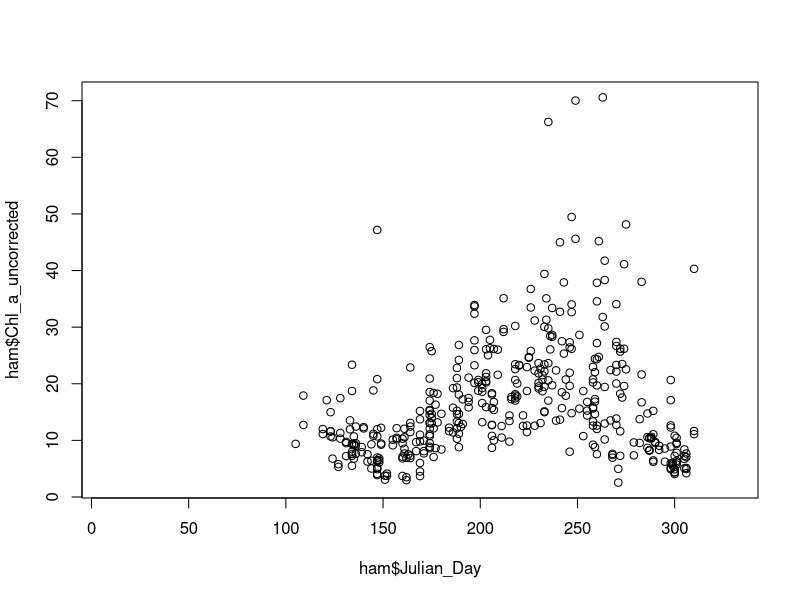
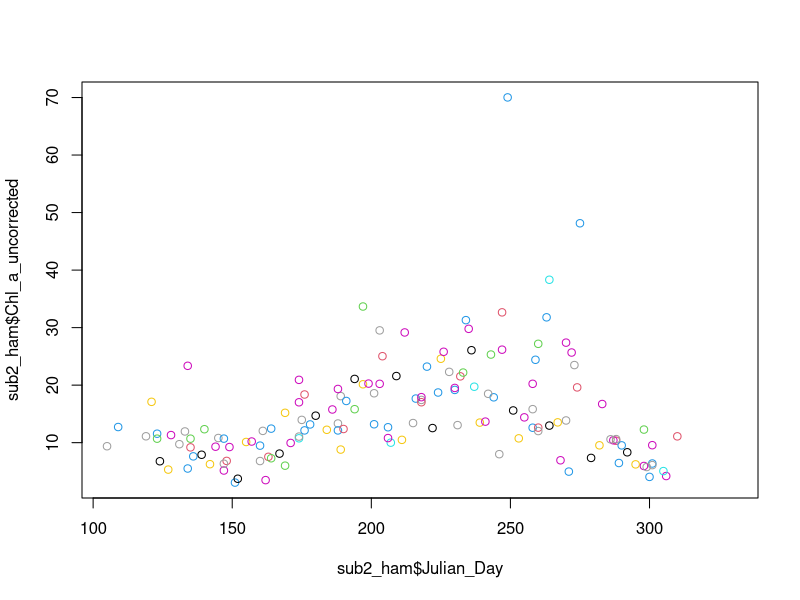
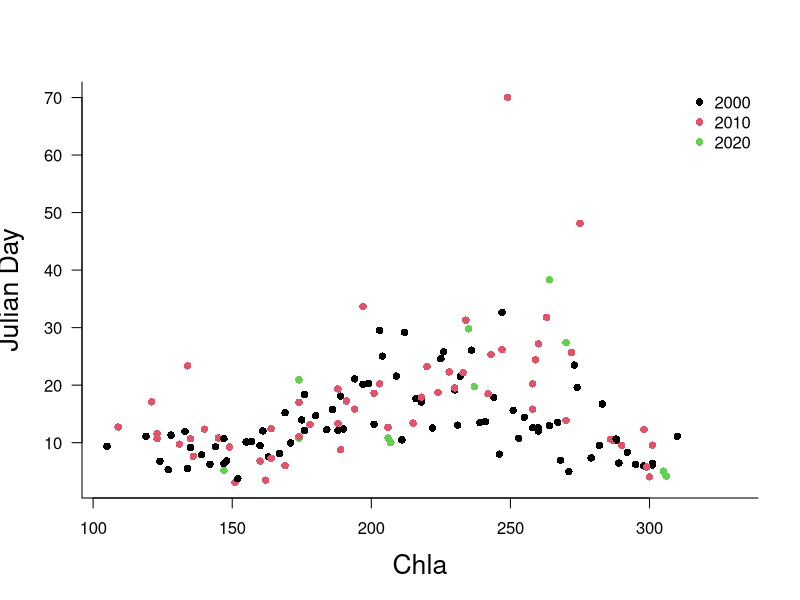
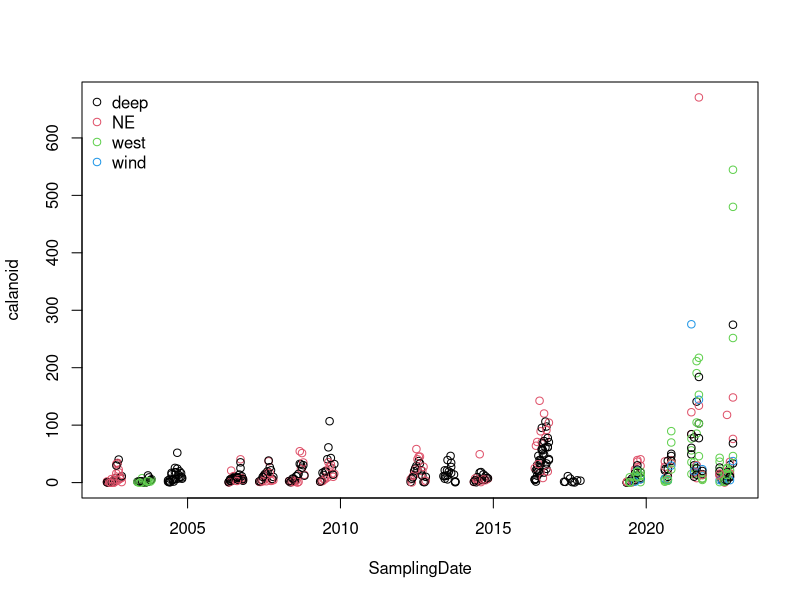
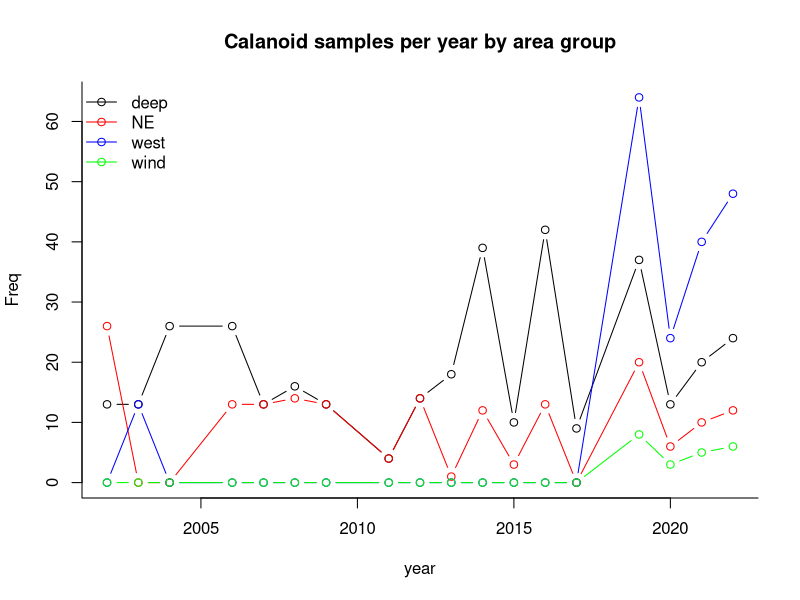
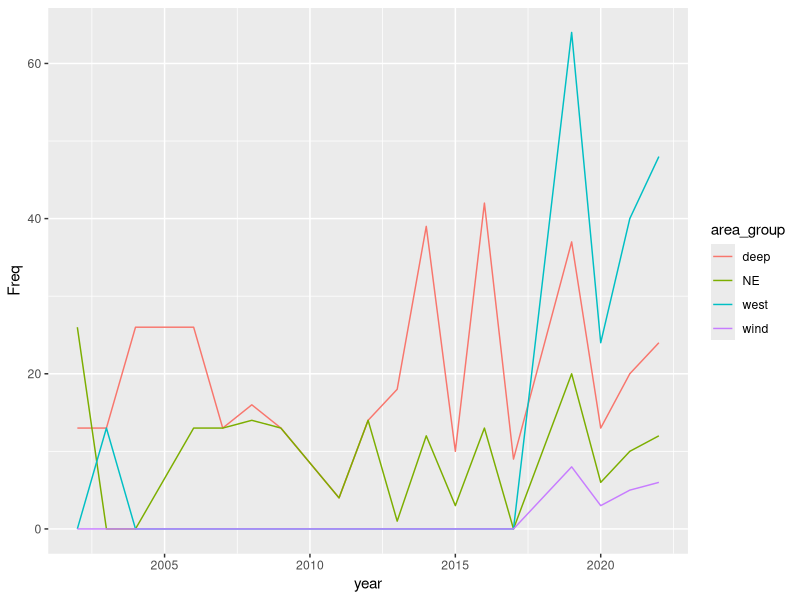
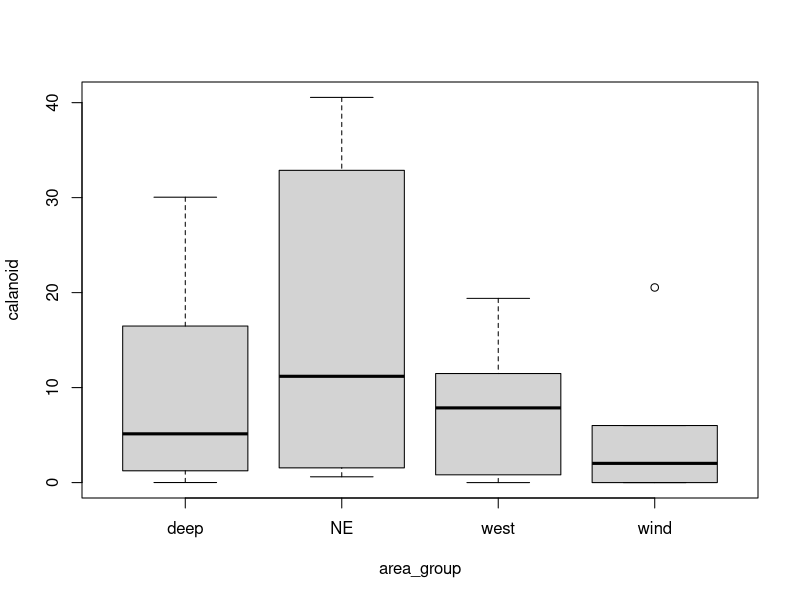

Reproduce these figures in R, in order.
## ---- chunk 1
soln=FALSE
## ---- chunk 2
# load the library
library(readxl)

# import the xlsx file
ham <- read_excel("ind dates flat all parameters Hamilton only FOR Kim.xlsx")
## ---- chunk 3
#View(ham)

# Look at the first 5 column names of the dataframe ham
colnames(ham)[1:5]

# Looks at the last 5 rows
tail(ham, n=5)

# get a summary regarding the first 5 columns
str(ham, list.len=5)
## ---- chunk 4
# access a subsection of a dataframe (first 5 rows, and first 3 columns)
ham[1:5,1:3]
## ---- chunk 5
#select by column and print the first 6 rows
head(ham$Station_Acronym)

#create a new variable that saves same data converted to factor

fac_Station_Acronym=as.factor(ham$Station_Acronym)

# see the levels of the new factor variable
levels(fac_Station_Acronym)

## ---- chunk 6
# save a subsection of a dataframe
ham_sub=ham[1:5,c(1:3, 9:10)]
ham_sub
## ---- chunk 7
# save a subsection of a dataframe
ham_sub=ham_sub[order(ham_sub$area_group,ham_sub$year),]
ham_sub
## ---- chunk 8
# create a logical vector using a conditional, and look at the first 6 items
head(ham$Station_Acronym=="HH6")


# by condition... using head() to show the first 6 items
head(ham$calanoid[ham$Station_Acronym=="HH6"])
## ---- chunk 9
ham$calanoid[ham$Station_Acronym=="HH6" & ham$year==2016]
## ---- chunk 10
cal_HH6_2016=ham$calanoid[ham$Station_Acronym=="HH6" & ham$year==2016]
jul_cal_HH6_2016=ham$Julian_Day[ham$Station_Acronym=="HH6" & ham$year==2016]

## ---- chunk 11
sub_ham=data.frame(calanoid=cal_HH6_2016,julian= jul_cal_HH6_2016)
knitr::kable(sub_ham, caption="Calanoid data for 2016 at station HH6")
## ---- chunk 12
ham$calanoid[ham$Station_Acronym=="HH6" & ham$year==2014]
## ---- chunk 13
apropos("mean")
## ---- chunk 14
sub1=ham$calanoid[ham$Station_Acronym=="HH6" & ham$year==2014]
mean(sub1)
sd(sub1)
## ---- chunk 15
knitr::kable(table(ham$Station_Acronym), col.names = c("Station Name", "No. of samples"))
## ---- chunk 16
summary(ham$Chl_a_uncorrected[ham$Station_Acronym=="HH258"])
## ---- chunk 17
plot(y=ham$Chl_a_uncorrected, x=ham$Julian_Day)
## ---- chunk 18
sub2_ham=ham[ham$Station_Acronym=="HH258",]
plot(y=sub2_ham$Chl_a_uncorrected, x=sub2_ham$Julian_Day, col=sub2_ham$year)
## ---- chunk 19

sub2_ham$decade <- cut(sub2_ham$year, breaks=c(2000,2010,2020,2030), labels=c(2000, 2010, 2020))

plot(y=sub2_ham$Chl_a_uncorrected, x=sub2_ham$Julian_Day, col=sub2_ham$decade, pch=16,
xlab="Chla", ylab="Julian Day", 
bty="l", cex.lab=1.6, las=1
     )
legend("topright", legend=levels(sub2_ham$decade), pch=16, col=1:3, bty="n")
## ---- chunk 20
ham$area_group=as.factor(ham$area_group)
plot(calanoid~SamplingDate, data=ham, col=area_group)
legend("topleft", legend=levels(ham$area_group), bty="n",
       pch=1,col=c(1:length(levels(ham$area_group))))
## ---- chunk 21
samps=as.data.frame(table(ham[,c("year","area_group")]))
samps$year=as.numeric(as.character(samps$year))
plot(Freq~year,data=samps[samps$area_group=="deep",], bty="L",
     xlim=c(min(samps$year), max(samps$year)),
     ylim=c(min(samps$Freq), max(samps$Freq)),
     col="black", type="b", main="Calanoid samples per year by area group")
lines(Freq~year,data=samps[samps$area_group=="NE",],
      col="red", type="b")
lines(Freq~year,data=samps[samps$area_group=="west",],
      col="blue", type="b")
lines(Freq~year,data=samps[samps$area_group=="wind",],
      col="green", type="b")

legend("topleft", legend=levels(ham$area_group), lty=1,bty="n",
       pch=1,col=c("black", "red", "blue", "green"))
## ---- chunk 22
# similar plot using ggplot
library(ggplot2)
ggplot(samps, aes(x = year, y = Freq, 
    group = area_group, colour = area_group)) + geom_line()

## ---- chunk 23
year_sub=ham[(ham$year==2019),]


boxplot(calanoid~area_group, data=year_sub)

## ---- chunk 24
              
t.test(calanoid~area_group, 
   data=year_sub[(year_sub$area_group=="deep"| year_sub$area_group=="NE"),])
